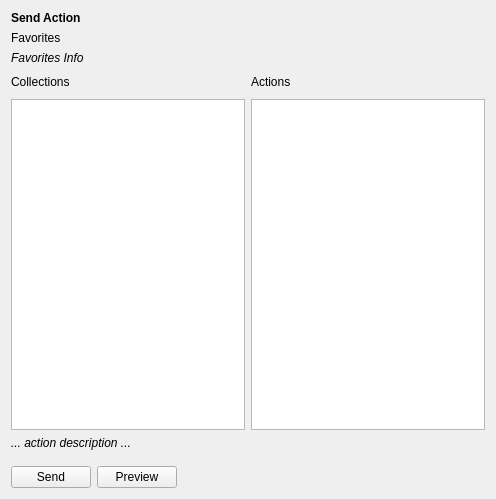
<?xml version="1.0" encoding="UTF-8"?>
<ui version="4.0">
 <class>FreeGaitActionPluginWidget</class>
 <widget class="QWidget" name="FreeGaitActionPluginWidget">
  <property name="enabled">
   <bool>true</bool>
  </property>
  <property name="geometry">
   <rect>
    <x>0</x>
    <y>0</y>
    <width>496</width>
    <height>499</height>
   </rect>
  </property>
  <property name="font">
   <font>
    <italic>false</italic>
   </font>
  </property>
  <property name="windowTitle">
   <string>Free Gait Actions</string>
  </property>
  <layout class="QVBoxLayout" name="verticalLayout">
   <item>
    <widget class="QLabel" name="labelSendAction">
     <property name="text">
      <string>&lt;b&gt;Send Action&lt;/b&gt;</string>
     </property>
    </widget>
   </item>
   <item>
    <widget class="QWidget" name="widgetFavorites" native="true">
     <property name="minimumSize">
      <size>
       <width>0</width>
       <height>0</height>
      </size>
     </property>
     <layout class="QVBoxLayout" name="verticalLayout_2">
      <property name="leftMargin">
       <number>0</number>
      </property>
      <property name="topMargin">
       <number>0</number>
      </property>
      <property name="rightMargin">
       <number>0</number>
      </property>
      <property name="bottomMargin">
       <number>0</number>
      </property>
      <item>
       <widget class="QLabel" name="label">
        <property name="text">
         <string>Favorites</string>
        </property>
       </widget>
      </item>
      <item>
       <widget class="QLabel" name="labelFavoritesInfo">
        <property name="font">
         <font>
          <italic>true</italic>
         </font>
        </property>
        <property name="text">
         <string>Favorites Info</string>
        </property>
       </widget>
      </item>
      <item>
       <layout class="QGridLayout" name="gridLayoutFavorites"/>
      </item>
     </layout>
    </widget>
   </item>
   <item>
    <layout class="QGridLayout" name="gridLayout">
     <item row="0" column="1">
      <widget class="QLabel" name="labelActions">
       <property name="text">
        <string>Actions</string>
       </property>
      </widget>
     </item>
     <item row="1" column="1">
      <widget class="QListView" name="listViewActions"/>
     </item>
     <item row="1" column="0">
      <widget class="QListView" name="listViewCollections"/>
     </item>
     <item row="0" column="0">
      <layout class="QHBoxLayout" name="horizontalLayout">
       <item>
        <widget class="QLabel" name="labelCollections">
         <property name="text">
          <string>Collections</string>
         </property>
        </widget>
       </item>
       <item>
        <spacer name="horizontalSpacer">
         <property name="orientation">
          <enum>Qt::Horizontal</enum>
         </property>
         <property name="sizeHint" stdset="0">
          <size>
           <width>40</width>
           <height>20</height>
          </size>
         </property>
        </spacer>
       </item>
       <item>
        <widget class="QPushButton" name="pushButtonRefreshCollections">
         <property name="toolTip">
          <string>Refresh collections</string>
         </property>
         <property name="text">
          <string/>
         </property>
         <property name="icon">
          <iconset resource="resources.qrc">
           <normaloff>:/icons/16x16/refresh.svg</normaloff>:/icons/16x16/refresh.svg</iconset>
         </property>
         <property name="flat">
          <bool>true</bool>
         </property>
        </widget>
       </item>
      </layout>
     </item>
    </layout>
   </item>
   <item>
    <widget class="QLabel" name="labelActionDescription">
     <property name="font">
      <font>
       <italic>true</italic>
      </font>
     </property>
     <property name="text">
      <string>... action description ...</string>
     </property>
     <property name="wordWrap">
      <bool>true</bool>
     </property>
    </widget>
   </item>
   <item>
    <spacer name="verticalSpacer_2">
     <property name="orientation">
      <enum>Qt::Vertical</enum>
     </property>
     <property name="sizeType">
      <enum>QSizePolicy::Fixed</enum>
     </property>
     <property name="sizeHint" stdset="0">
      <size>
       <width>20</width>
       <height>10</height>
      </size>
     </property>
    </spacer>
   </item>
   <item>
    <layout class="QHBoxLayout" name="horizontalLayout_2">
     <item>
      <widget class="QPushButton" name="pushButtonSend">
       <property name="text">
        <string>Send</string>
       </property>
      </widget>
     </item>
     <item>
      <widget class="QPushButton" name="pushButtonPreview">
       <property name="text">
        <string>Preview</string>
       </property>
      </widget>
     </item>
     <item>
      <spacer name="horizontalSpacer_2">
       <property name="orientation">
        <enum>Qt::Horizontal</enum>
       </property>
       <property name="sizeHint" stdset="0">
        <size>
         <width>40</width>
         <height>20</height>
        </size>
       </property>
      </spacer>
     </item>
    </layout>
   </item>
   <item>
    <layout class="QHBoxLayout" name="statusBarLayout"/>
   </item>
  </layout>
 </widget>
 <resources/>
 <connections/>
</ui>
